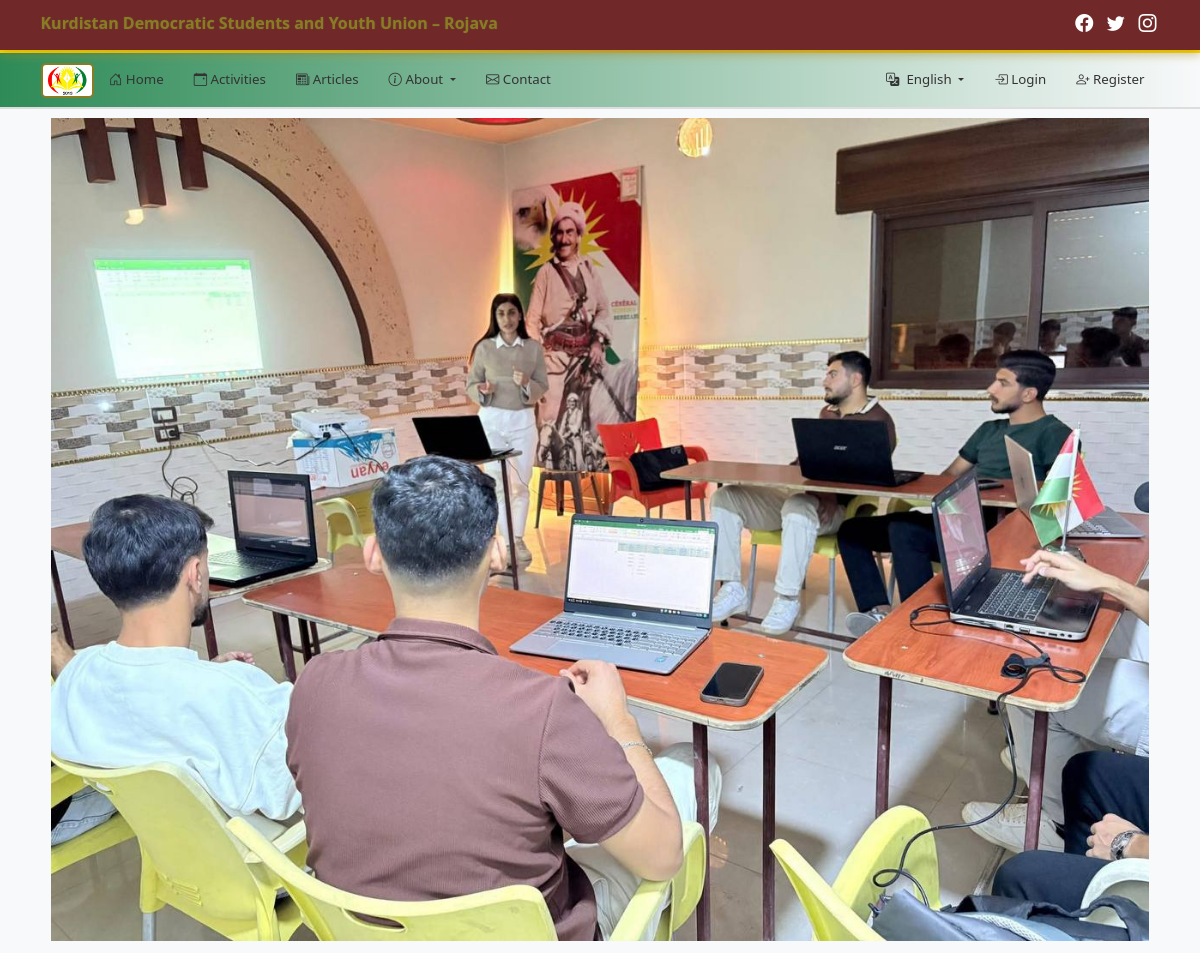
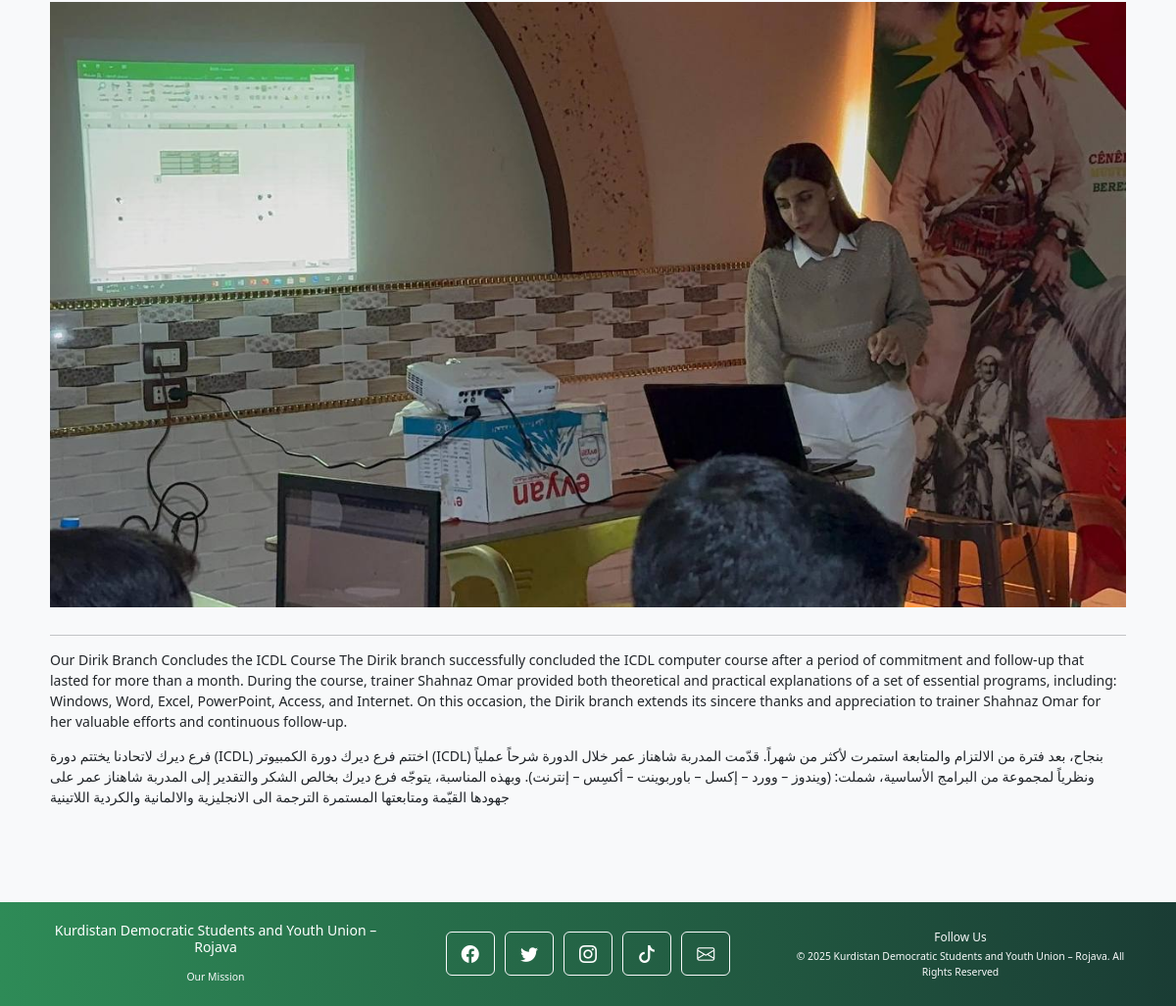
/activity/3, run on the app's committed database (2 pictures, top to bottom).
### models.py (models this page shows, shortened)
class Activity(db.Model):
    __tablename__ = 'activity'
    id = db.Column(db.Integer, primary_key=True)
    title_en = db.Column(db.String(255), nullable=False)
    title_ar = db.Column(db.String(255), nullable=False)
    title_ku = db.Column(db.String(255))
    title_de = db.Column(db.String(255))
    description_en = db.Column(db.Text, nullable=False)
    description_ar = db.Column(db.Text, nullable=False)
    description_ku = db.Column(db.Text)
    description_de = db.Column(db.Text)
    category = db.Column(db.String(100))
    images = db.Column(db.Text)
    date_posted = db.Column(
        db.DateTime,
        default=datetime.utcnow
    )

### routes.py (the view)
    @app.route('/activity/<int:id>')
    def activity_detail(id):
        lang = request.args.get('lang', session.get('lang', 'en'))
        session['lang'] = lang
        return render_template(
            'activity_detail.html',
            activity=Activity.query.get_or_404(id),
            trans=get_trans(),
            get_by_lang=get_by_lang,
            lang=lang,
            lang_urls=get_lang_urls()
        )

### templates/activity_detail.html (shortened to what this page needs)
{% extends "base.html" %}
{% block content %}
<div class="container mt-4">
  <h2>{{ activity.title_en }} / {{ activity.title_ar }}</h2>
  <p class="text-muted">{{ activity.date_posted.strftime('%Y-%m-%d') }}</p>
  {% if activity.images %}
    {% for img in activity.images.split(',') %}
      <img src="{{ url_for('static', filename='images/uploads/' + img) }}"
           class="img-fluid mb-3">
    {% endfor %}
  {% endif %}
  <hr>
  <p>{{ activity.description_en }}</p>
  <p>{{ activity.description_ar }}</p>
</div>
{% endblock %}

### static/css/custom.css (style rules this page uses)
:root { --blood-red: #702828; --golden: #b39227; --dark-green: #2E8B57; --light-gold: #8b7c23; --shiny-gold: #bdab48; --gold-gradient: linear-gradient(45deg, #FFD700, #D4AF37, #FFD700); --dark-red: #5e2020; --light-bg: #f8f9fa; }
html, body { height: 100%; margin: 0; font-family: 'Segoe UI', Tahoma, Geneva, Verdana, sans-serif; font-size: 14px; }
body { display: flex; flex-direction: column; background-color: var(--light-bg); overflow-x: hidden; }
@media (min-width: 1200px) { .container { max-width: 1140px; } }
html[dir="ltr"] body { direction: ltr; text-align: left; }

### templates/base.html (style rules this page uses)
.fade-in { animation: fadeIn 0.6s ease-in; }

### data on the page
Activity: title_en "Our Dirik Branch Concludes the ICDL Course", title_ar "فرع ديرك لاتحادنا يختتم دورة (ICDL)", description_en "Our Dirik Branch Concludes the ICDL Course The Dirik branch successfully concluded the ICDL computer course after a period of commitment and follow-up that lasted for more than a month. During the course, trainer Shahnaz Omar provided both theoretical and practical explanations of a set of essential programs, including: Windows, Word, Excel, PowerPoint, Access, and Internet. On this occasion, the Dirik branch extends its sincere thanks and appreciation to trainer Shahnaz Omar for her valuable efforts and continuous follow-up.", description_ar "فرع ديرك لاتحادنا يختتم دورة (ICDL) اختتم فرع ديرك دورة الكمبيوتر (ICDL) بنجاح، بعد فترة من الالتزام والمتابعة استمرت لأكثر من شهراً. قدّمت المدربة شاهناز عمر خلال الدورة شرحاً عملياً ونظرياً لمجموعة من البرامج الأساسية، شملت: (ويندوز – وورد – إكسل – باوربوينت – أكسِس – إنترنت). وبهذه المناسبة، يتوجّه فرع ديرك بخالص الشكر والتقدير إلى المدربة شاهناز عمر على جهودها القيّمة ومتابعتها المستمرة الترجمة الى الانجليزية والالمانية والكردية اللاتينية"

### other printed values
{{ trans.title }} "Kurdistan Democratic Students and Youth Union – Rojava"
{{ trans.home }} "Home"
{{ trans.activities }} "Activities"
{{ trans.articles }} "Articles"
{{ trans.about }} "About"
{{ trans.contact }} "Contact"
{{ trans.login }} "Login"
{{ trans.register }} "Register"
{{ trans.our_mission }} "Our Mission"
{{ trans.follow_us }} "Follow Us"
{{ trans.all_rights_reserved }} "All Rights Reserved"
